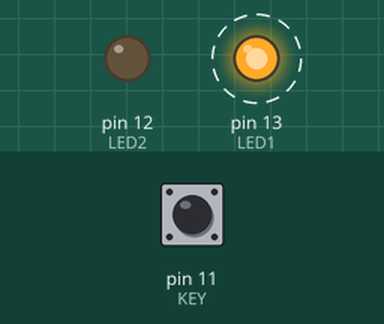
Recording of a sketch running on a simulated Arduino Uno, built with avr-gcc and run on an emulated ATmega328P. Shown: output pins drawn as LEDs (lit = HIGH). Dashed ring = blinking. The test bench sets the inputs (shaded band); at power-on: pin 11 (KEY) LOW.

Above: at 1.2 s.
1.3 s: pin 11 (KEY) pulled HIGH for 0.15 s
At 1.37 s:
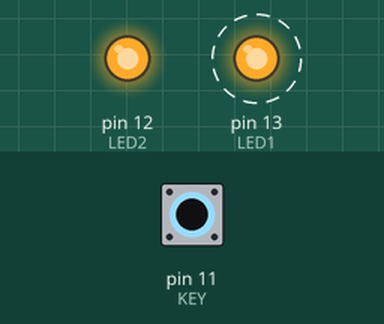
4.3 s: pin 11 (KEY) pulled HIGH for 1 s
At 6.6 s:
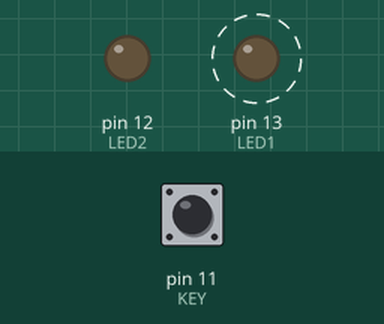
7.3 s: pin 11 (KEY) pulled HIGH for 3.2 s
At 8.8 s:
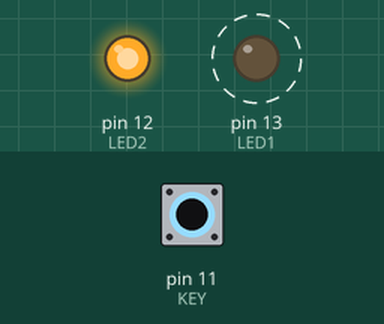
Timing chart, 0 to 18.0 s (numbered marks = the images above; inputs shaded):
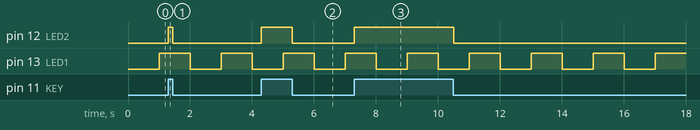

The sketch:

Arduino_J9.ino
```cpp
#define LED1 13
#define LED2 12
#define KEY  11

unsigned long Current_Time = 0;
unsigned long Privious_Time = 0;

int My_Time = 1000;

void setup() {
  // put your setup code here, to run once:
  pinMode(LED1, OUTPUT);
  pinMode(LED2, OUTPUT);
  pinMode(KEY, INPUT);
}

void loop() {
  Current_Time = millis();

  if(Current_Time - Privious_Time >= My_Time){
    Privious_Time = Current_Time;
    digitalWrite(LED1, !digitalRead(LED1));
  }

  if(digitalRead(KEY) == 1){
    digitalWrite(LED2, HIGH);
  }else{
    digitalWrite(LED2, LOW);
  }
}
```

Measured:
- after the input at 1.3 s, pin 12 (LED2): LOW → HIGH at once, → LOW 0.15 s later
- after the input at 4.3 s, pin 12 (LED2): LOW → HIGH at once, → LOW 1.0 s later
- after the input at 7.3 s, pin 12 (LED2): LOW → HIGH at once, → LOW 3.2 s later
- by itself, pin 13 (LED1): alternates HIGH for 1.0 s and LOW for 1.0 s
